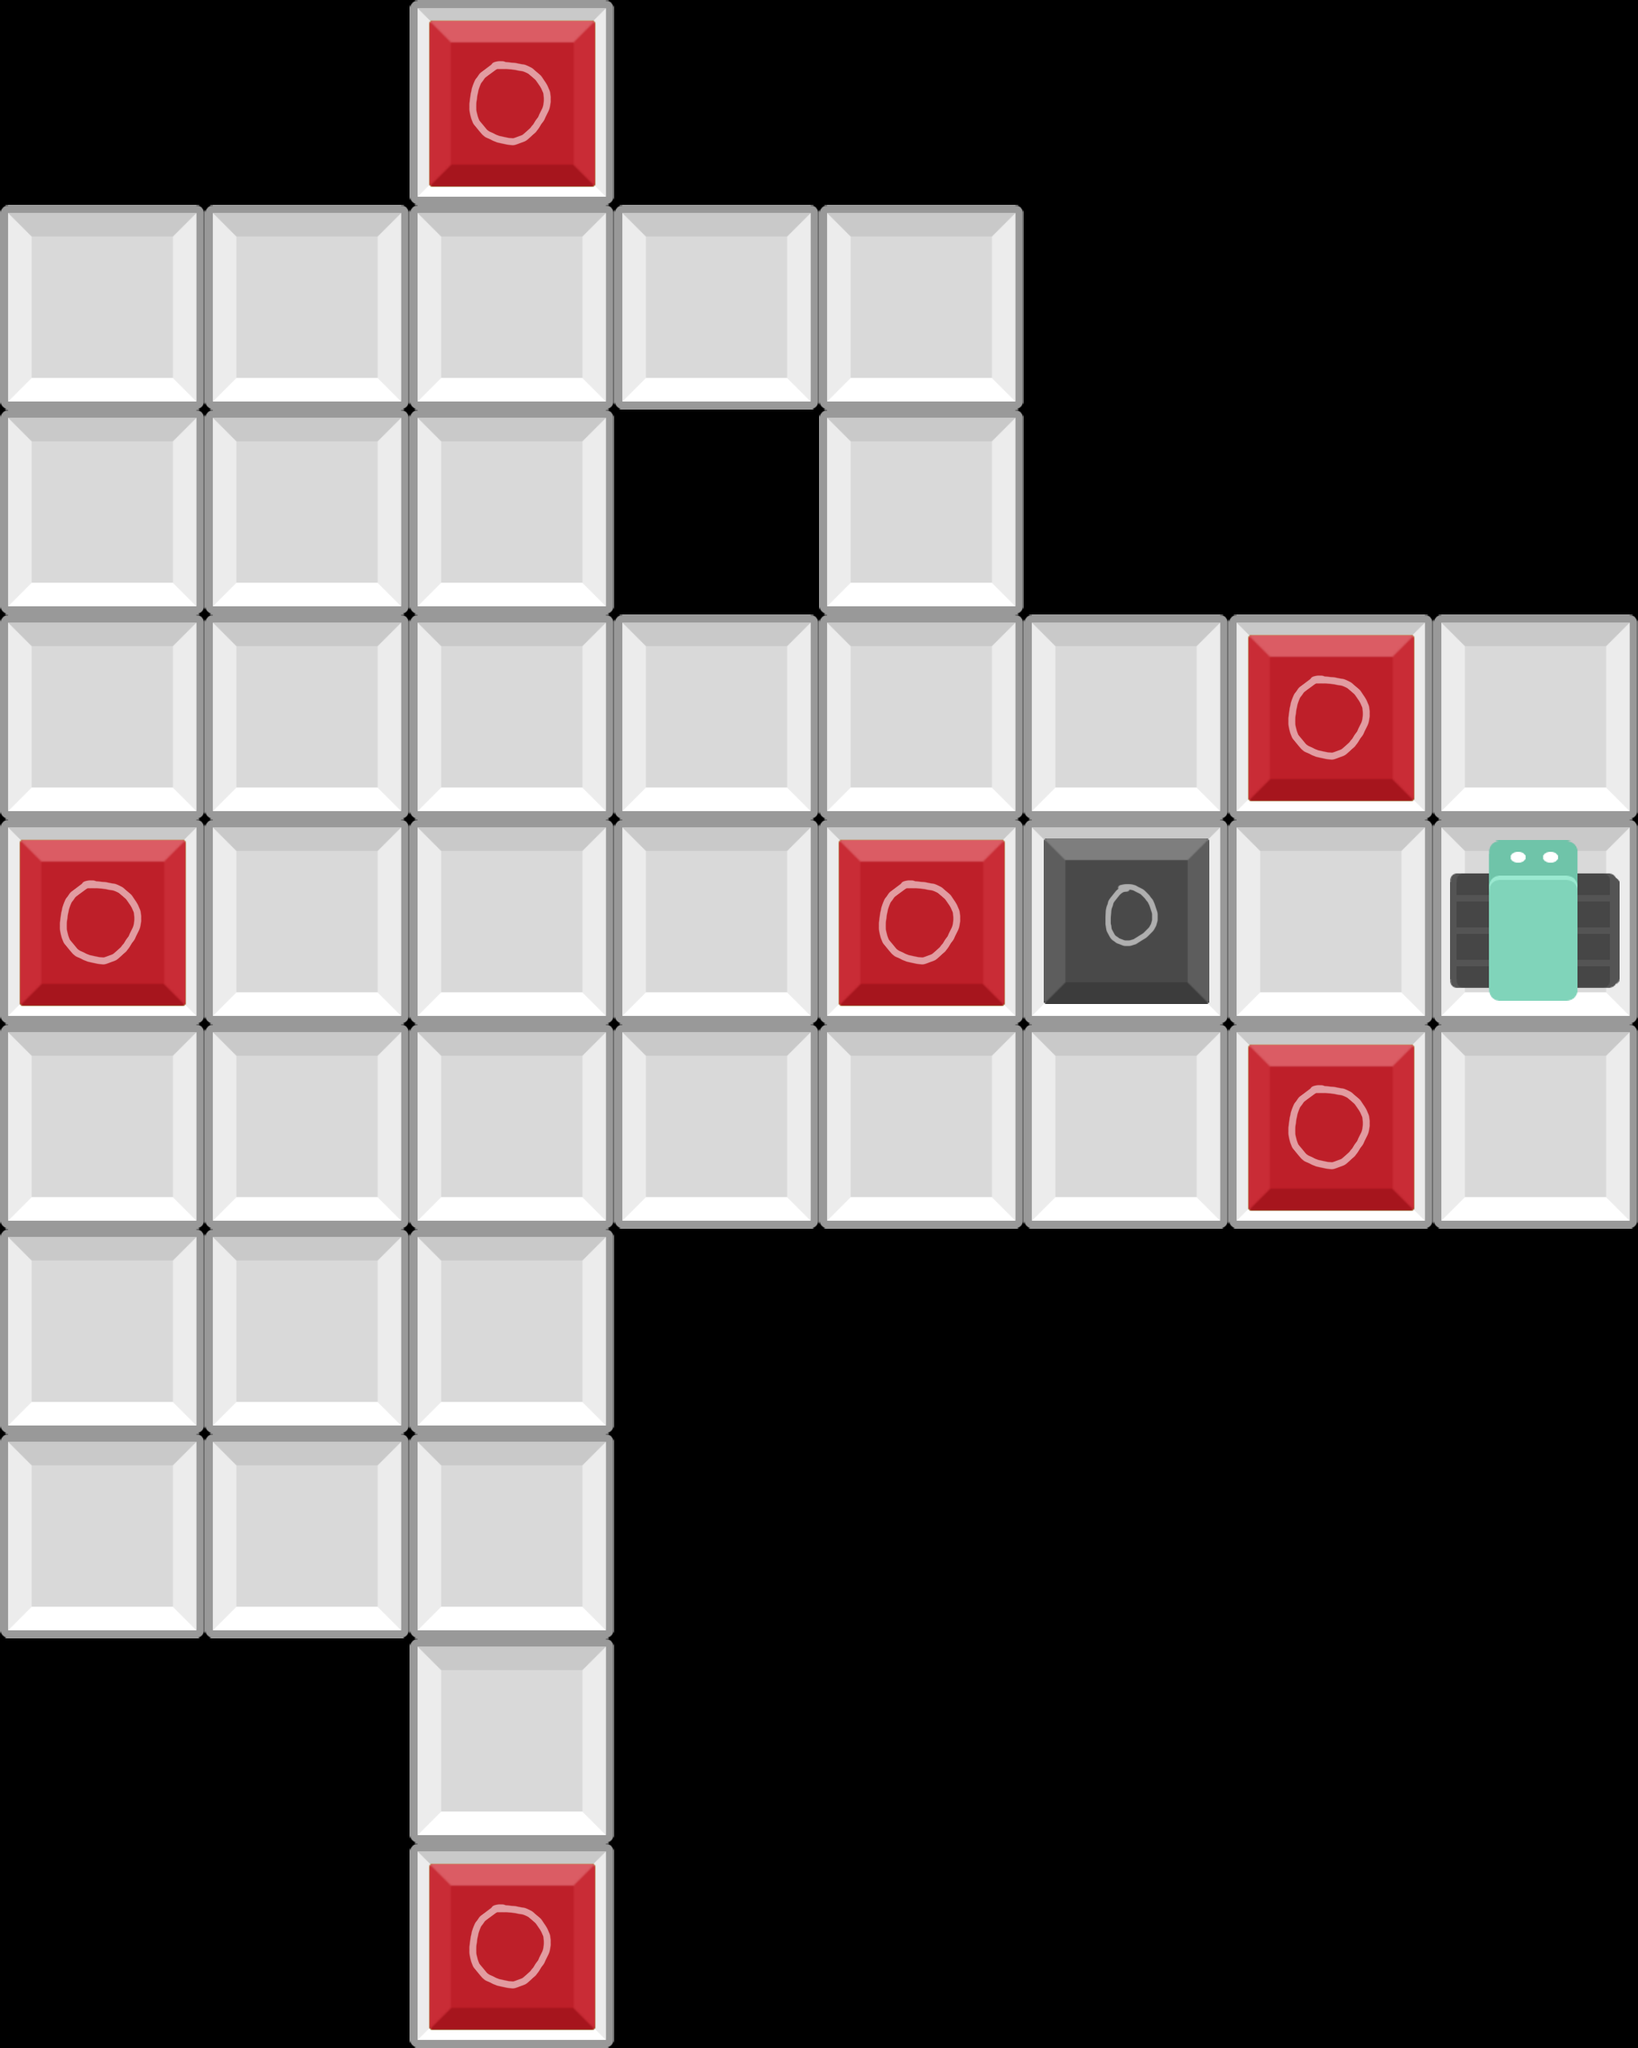

A 2D game scene composited from a Tiled map and its tileset images. What follows is a short description and the map's XML, with every tile layer's data as written:
An orthogonal 8x10 tile map with 256x256 px tiles, 3 tile layers (Floor, Placed, Interactable).

<map version="1.2" tiledversion="1.3.4" orientation="orthogonal" renderorder="right-down" width="8" height="10" tilewidth="256" tileheight="256" infinite="0" nextlayerid="4" nextobjectid="1">
 <tileset firstgid="1" name="prototypeSet" tilewidth="256" tileheight="256" tilecount="16" columns="4">
  <image source="../../puzzlePrototype.png" width="1024" height="1024" />
 </tileset>
 <layer id="1" name="Floor" width="8" height="10">
  <data encoding="csv">
0,0,1,0,0,0,0,0,
1,1,1,1,1,0,0,0,
1,1,1,0,1,0,0,0,
1,1,1,1,1,1,1,1,
1,1,1,1,1,1,1,1,
1,1,1,1,1,1,1,1,
1,1,1,0,0,0,0,0,
1,1,1,0,0,0,0,0,
0,0,1,0,0,0,0,0,
0,0,1,0,0,0,0,0
</data>
 </layer>
 <layer id="2" name="Placed" width="8" height="10">
  <data encoding="csv">
0,0,0,0,0,0,0,0,
0,0,0,0,0,0,0,0,
0,0,0,0,0,0,0,0,
0,0,0,0,0,0,0,0,
0,0,0,0,0,0,0,0,
0,0,0,0,0,0,0,0,
0,0,0,0,0,0,0,0,
0,0,0,0,0,0,0,0,
0,0,0,0,0,0,0,0,
0,0,0,0,0,0,0,0
</data>
 </layer>
 <layer id="3" name="Interactable" width="8" height="10">
  <data encoding="csv">
0,0,5,0,0,0,0,0,
0,0,0,0,0,0,0,0,
0,0,0,0,0,0,0,0,
0,0,0,0,0,0,5,0,
5,0,0,0,5,3,0,2,
0,0,0,0,0,0,5,0,
0,0,0,0,0,0,0,0,
0,0,0,0,0,0,0,0,
0,0,0,0,0,0,0,0,
0,0,5,0,0,0,0,0
</data>
 </layer>
</map>
